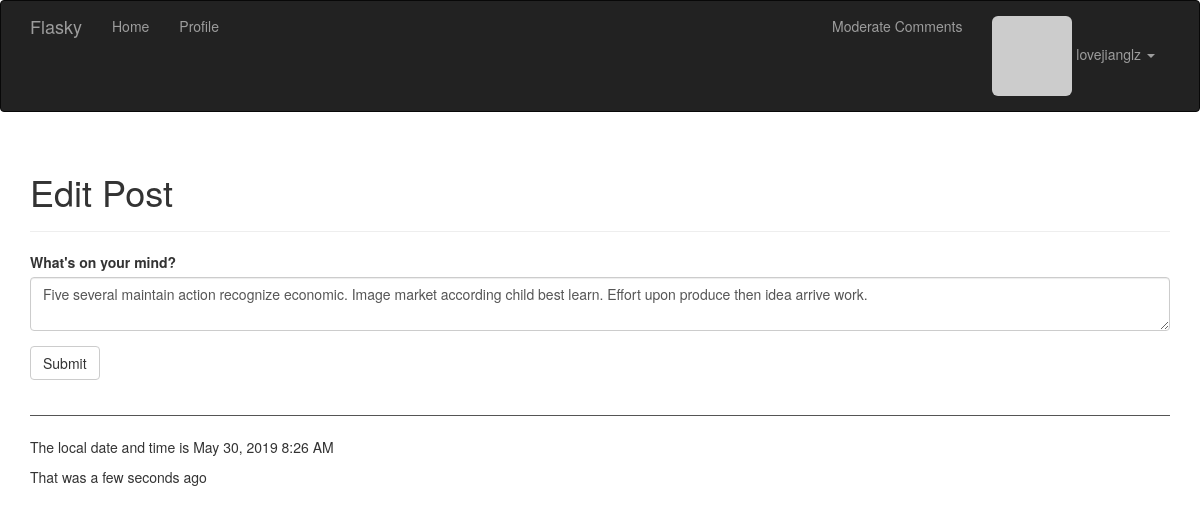
The app's page /edit/2 (signed in) with its own data.
### app/models.py (models this page shows, shortened)
class User(UserMixin, db.Model):
    __tablename__ = "users"
    id = db.Column(db.Integer, primary_key=True)
    email = db.Column(db.String(64), unique=True, index=True)
    username = db.Column(db.String(64), unique=True, index=True)
    role_id = db.Column(db.Integer, db.ForeignKey("roles.id"))
    password_hash = db.Column(db.String(128))
    confirmed = db.Column(db.Boolean, default=False)
    name = db.Column(db.String(64))  # 真实姓名
    location = db.Column(db.String(64))  # 所在地
    about_me = db.Column(db.Text())  # 自我介绍
    member_since = db.Column(db.DateTime(), default=datetime.utcnow)  # 注册日期
    last_seen = db.Column(db.DateTime(), default=datetime.utcnow)  # 最后登陆日期
    avatar_hash = db.Column(db.String(32))
    posts = db.relationship("Post", backref="author", lazy="dynamic")
    followed = db.relationship("Follow",
                               foreign_keys=[Follow.follower_id],
                               backref=db.backref("follower", lazy="joined"),
                               lazy="dynamic",
                               cascade="all, delete-orphan")
    followers = db.relationship("Follow",
                                foreign_keys=[Follow.followed_id],
                                backref=db.backref("followed", lazy="joined"),
                                lazy="dynamic",
                                cascade="all, delete-orphan")
    comments = db.relationship("Comment", backref="author", lazy="dynamic")
    @property
    def password(self):
        raise AttributeError("password is not a readable attribute")
    def can(self, perm):
        return self.role is not None and self.role.has_permission(perm)
    def ping(self):
        self.last_seen = datetime.utcnow()
        db.session.add(self)
        db.session.commit()
    def gravatar(self, size=100, default="identicon", rating="g"):
        if request.is_secure:
            url = "https://secure.gravatar.com/avatar"
        else:
            url = "http://www.gravatar.com/avatar"
        email_hash = self.avatar_hash or self.gravatar_hash()
        return "{url}/{hash}?s={size}&d={default}&r={rating}".format(url=url, hash=email_hash, size=size,
                                                                     default=default, rating=rating)

class Post(db.Model):
    __tablename__ = "posts"
    id = db.Column(db.Integer, primary_key=True)
    body = db.Column(db.Text)
    timestamp = db.Column(db.DateTime, index=True, default=datetime.utcnow())
    author_id = db.Column(db.Integer, db.ForeignKey("users.id"))
    body_html = db.Column(db.Text)
    comments = db.relationship("Comment", backref="post", lazy="dynamic", order_by="Comment.timestamp")

### app/main/views.py (the view)
@main.route("/edit/<int:id>", methods=["GET", "POST"])
@login_required
def edit(id):
    post = Post.query.get_or_404(id)
    if current_user != post.author and not current_user.can(Permission.ADMIN):
        abort(403)
    form = PostForm()
    if form.validate_on_submit():
        post.body = form.body.data
        db.session.add(post)
        db.session.commit()
        flash("The post has been updated!")
        return redirect("main.post", id=id)
    form.body.data = post.body
    return render_template("edit_post.html", form=form)

### app/main/forms.py
class PostForm(FlaskForm):
    body = PageDownField("What's on your mind?", validators=[DataRequired()])
    submit = SubmitField("Submit")

### app/auth/views.py (called while the page is built)
@auth.before_app_request  # 对全部的路由都是有效的
def before_request():
    if current_user.is_authenticated:  # 用户已登陆
        current_user.ping()  # 更新用户最近登陆的时间
        if not current_user.confirmed \
                and request.endpoint \
                and request.blueprint != "auth" \
                and request.endpoint != "static":
            return redirect(url_for("auth.unconfirmed"))

### app/main/__init__.py (called while the page is built)
@main.app_context_processor
def inject_permissions():
    return dict(Permission=Permission, current_time=datetime.utcnow())

### app/main/views.py (called while the page is built)
@main.after_app_request
def after_request(response):
    for query in get_debug_queries():
        if query.duration >= current_app.config["FLASK_SLOW_DB_QUERY_TIME"]:
            current_app.logger.warning("Slow query: %s\nParameters: %s\nDuration: %fs\nContext: %s\n"%
                                       (query.statement, query.parameters, query.duration, query.context))
    return response

### app/models.py (called while the page is built)
@login_manager.user_loader
def load_user(user_id):
    return User.query.get(int(user_id))

    def has_permission(self, perm):
        return (self.permissions & perm) == perm

### app/templates/edit_post.html (shortened to what this page needs)
{% extends "base.html" %}
{% import "bootstrap/wtf.html" as wtf %}
{% block page_content %}
    <div class="page-header">
        <h1>Edit Post</h1>
    </div>
    <div class="form-group">
        {{ wtf.quick_form(form) }}
    </div>
{% endblock %}

### app/templates/base.html (shortened to what this page needs)
{% extends "bootstrap/base.html" %}
{% block head%}
    {{ super() }}
    <link rel="stylesheet" type="text/css" href="{{ url_for('static', filename='styles.css') }}">
{% endblock %}
{%block navbar%}
    <div class="navbar navbar-inverse" role="navigation">
        <div class="container">
            <div class="navbar-header">
                <a class="navbar-brand" href="/">Flasky</a>
            </div>
            <div class="navbar-collapse collapse">
                <ul class="nav navbar-nav">
                    <li><a href="/">Home</a></li>
                    {% if current_user.is_authenticated %}
                        <li>
                            <a href="{{ url_for("main.user",username=current_user.username) }}">
                                Profile
                            </a>
                        </li>
                    {% endif %}
                </ul>
                <ul class="nav navbar-nav navbar-right">
                    {% if current_user.is_authenticated and current_user.can(Permission.MODERATE) %}
                        <li>
                            <a href="{{ url_for("main.moderate_comments") }}">Moderate Comments</a>
                        </li>
                    {% endif %}
                    {% if current_user.is_authenticated %}
                        <li class="dropdown">
                            <a class="dropdown-toggle" data-toggle="dropdown" href="#">
                                <img class="img-rounded" src="{{ current_user.gravatar(17) }}">
                                {{ current_user.username }}
                                <b class="caret"></b>
                            </a>
                        </li>
                    {% else %}
                    <li>
                        <a href="{{ url_for("auth.login") }}">Log In</a>
                    </li>
                    {% endif %}
                </ul>
            </div>
        </div>
    </div>
{% endblock %}
{% block content%}
    <div class="container">
        {% block page_content %}
        {% endblock %}
    </div>
    <div class="container footer">
        <hr style="height:1px;border:none;border-top:1px solid #555555;" />
        <p>The local date and time is {{ moment(current_time).format("LLL")}}</p>
        <p>That was {{ moment(current_time).fromNow(refresh=True)}}</p>
    </div>
{% endblock%}

### records on screen
User: username "lovejianglz"
Post: body "Five several maintain action recognize economic. Image market according child best learn. Effort upon produce then idea arrive work."
